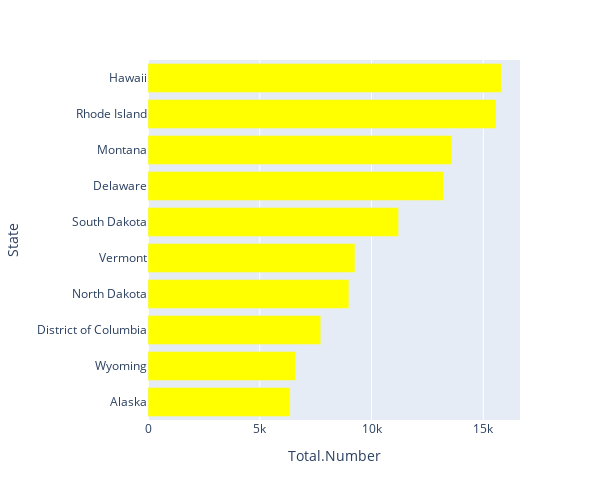

The cell this chart's notebook holds for it:
### Code cell
fig = px.bar(min_cases,x='Total.Number',y='State',color_discrete_sequence=['yellow']*len(min_cases))
fig.update_layout(autosize=False,width=600,height=500)
fig.show()

### Figure 1 — Plotly figure (JSON) as saved in the notebook; plotly's stock layout.template omitted (floating-point values rounded to 4 significant figures)
{"data": [{"alignmentgroup": "True", "hovertemplate": "Total.Number=%{x}<br>State=%{y}<extra></extra>", "legendgroup": "", "marker": {"color": "yellow"}, "name": "", "offsetgroup": "", "orientation": "h", "showlegend": false, "textposition": "auto", "type": "bar", "x": [6361, 6603, 7730, 8990, 9261, 11212, 13233, 13593, 15570, 15812], "xaxis": "x", "y": ["Alaska", "Wyoming", "District of Columbia", "North Dakota", "Vermont", "South Dakota", "Delaware", "Montana", "Rhode Island", "Hawaii"], "yaxis": "y"}], "layout": {"autosize": false, "barmode": "relative", "height": 500, "legend": {"tracegroupgap": 0}, "margin": {"t": 60}, "width": 600, "xaxis": {"anchor": "y", "domain": [0, 1], "title": {"text": "Total.Number"}}, "yaxis": {"anchor": "x", "domain": [0, 1], "title": {"text": "State"}}}}
